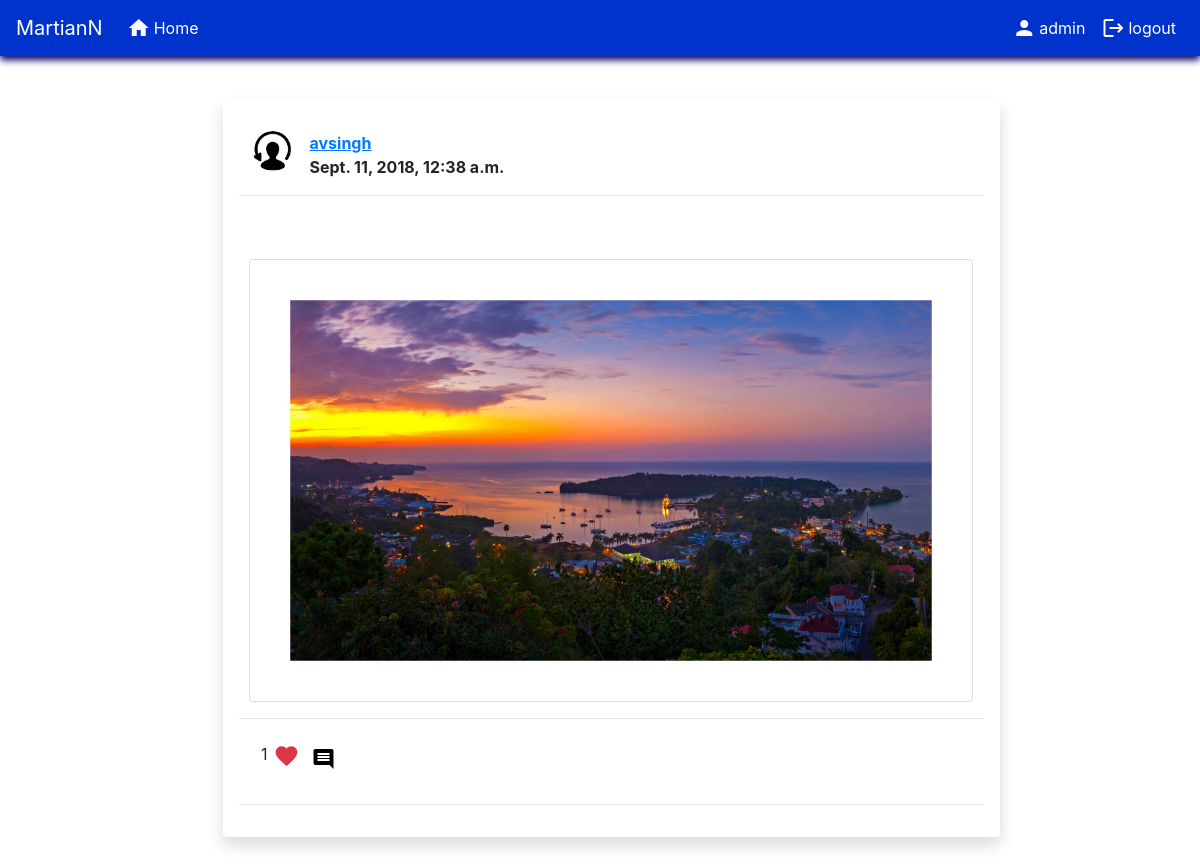
Page /Myprofile/posts/126 (signed in) on the committed database.
### Myprofile/models.py (models this page shows)
class Post(models.Model):
    user = models.ForeignKey(User, on_delete=models.CASCADE)
    image = models.FileField(upload_to='upload_location',
            null=True,
            blank=True,)
    height_field = models.IntegerField(default=0, null=True)
    width_field = models.IntegerField(default=0, null = True)
    post =  models.TextField(null=True,blank=True)
    likee = models.IntegerField(default=0)
    date = models.DateTimeField(default=datetime.now,blank=True)

### Myprofile/views.py (the view)
# urls.py: url(r'^posts/(?P<id>[0-9]+)$', views.viewpost, name='viewpost'),
def viewpost(request,id):
    if request.user.is_authenticated:
        posts = get_object_or_404(Post,pk=id)
        comments = Comments.objects.all().filter(post_id=id)
        findlike = Like.objects.all().filter(post_id=posts.id,user=request.user)
        if request.method == 'GET':
            template_name = 'home/viewpost.html'
            postcommenting = PostsData()
            if(len(findlike)==0):
                args =  {'postcommenting': postcommenting,'posts':posts, 'comments':comments,'id':id, "like":True}
            else:
                args =  {'postcommenting': postcommenting,'posts':posts, 'comments':comments,'id':id, "like":False}
            return render(request, 'home/viewpost.html', args)
    else:
        return redirect('/')

### Myprofile/templates/home/viewpost.html (shortened to what this page needs)
{% extends 'base.html' %}
{% block links %}
{% load static %}
<link rel="stylesheet" href="{% static 'accounts/post_detail.css' type='text/css'%}">
{% endblock %}
{% block content %}
<div class="container  " >
<div class="shadow p-3 mb-5 bg-white rounded"  style="width:70%;margin:4%; margin-left:16%;" >
    <div class="row media  user_info" style="margin:2%;">
            <img class="mr-3" style="width:40px; border-radius: 50%;" >
            <b><a href="/Myprofile"><u>{{posts.user.username}}</u></a><br/>{{posts.date}}</b>
    </div>
    <hr/>
    <div class="row ">
                {% if posts.image %}
                <div class="media row" >
                    <img class="mr-3" style="width:90%;
                    border: 1px solid #ddd;
                    border-radius: 4px;
                    padding: 5px;
                    opacity:1;
                    padding:5%; margin-left:5%;display:inline;" src="{{ MEDIA_URL }}{{posts.image}}" >
                </div>
                {% endif %}
    </div>
    <hr/>
    <div class="row" style="margin:3%;padding:0%;">
            <p style="font-size:16px;">{{posts.likee}}</p>
                    <form id="likes" action="{% url 'commentpost' id %}" method="POST">
                            {% if like %}
                            <button type="submit" name="post_id" value="{{posts.likee}}" style="cursor:pointer;background:#fff; border:#fff;">
                                    <i class="material-icons red-text text-darken-2">favorite_border</i>
                                </button>
                            {% else %}
                            <button type="submit" name="post_id" value="{{posts.likee}}" style="cursor:pointer;background:#fff; border:#fff;">
                                    <i class="material-icons text-danger" style="font-size:26px;">favorite</i>
                                </button>
                            {%endif%}
                    </form>
                    <button type="submit" data-toggle="collapse" data-target="#demo" name="post_id" value="{{posts.likee}}" style="cursor:pointer;background:#fff; border:#fff;">
                        <i class="material-icons " >
                        </i>
                    </button>
    </div>
    <hr/>
</div>
</div>
{% endblock %}

### accounts/templates/base.html (shortened to what this page needs)
<!doctype html>
<html lang="en">
  <head>
    {% block links %}{% endblock %}
    <link rel="stylesheet" href="https://stackpath.bootstrapcdn.com/bootstrap/4.1.3/css/bootstrap.min.css">
      <nav class="navbar navbar-expand-lg ">
          <a class="navbar-brand navi" href="#">MartianN</a>
          <div class="collapse navbar-collapse" id="navbarNav">
            <ul class="navbar-nav mr-auto">
                <li class="nav-item">
                    <a class="nav-link navi"  href="/"><i class="material-icons" style="margin-right:3px;margin-bottom:0px;">home</i>Home</a>
              </li>
            </ul>
             <ul class="nav navbar-nav navbar-right">
               {% if request.user.is_authenticated %}
                <li class="nav-item">
                  <a class="nav-link navi" href="/Myprofile"><i class="material-icons" style="margin-right:3px;margin-bottom:0px;">person</i> {{request.user}}</a>
                </li>
                <li class="nav-item">
                    <a class="nav-link navi" href="/logout"><i class="material-icons" style="margin-right:3px;margin-bottom:0px;">logout</i></span> logout</a>
                  </li>
                 {% endif%}
            </ul>
          </div>
        </nav>
  </head>
  <body>
    {% block content %}
    {% endblock %}
    {% load static %}
  </body>
</html>

### accounts/static/accounts/post_detail.css (style rules this page uses)
.user_info { margin: 5px; }

### accounts/templates/base.html (style rules this page uses)
.navbar { background:#0033CC; box-shadow: 0px 4px 7px #000066, 0px 1px 20px 1px #fff; width:100%; }
.navi { color: #fff; font-weight:400; display:inline-flex; }

### rows in the picture
Post: user.username "avsingh", date "Sept. 11, 2018, 12:38 a.m.", image (picture), likee "1"

### other values in the picture
{{ request.user }} "admin"
